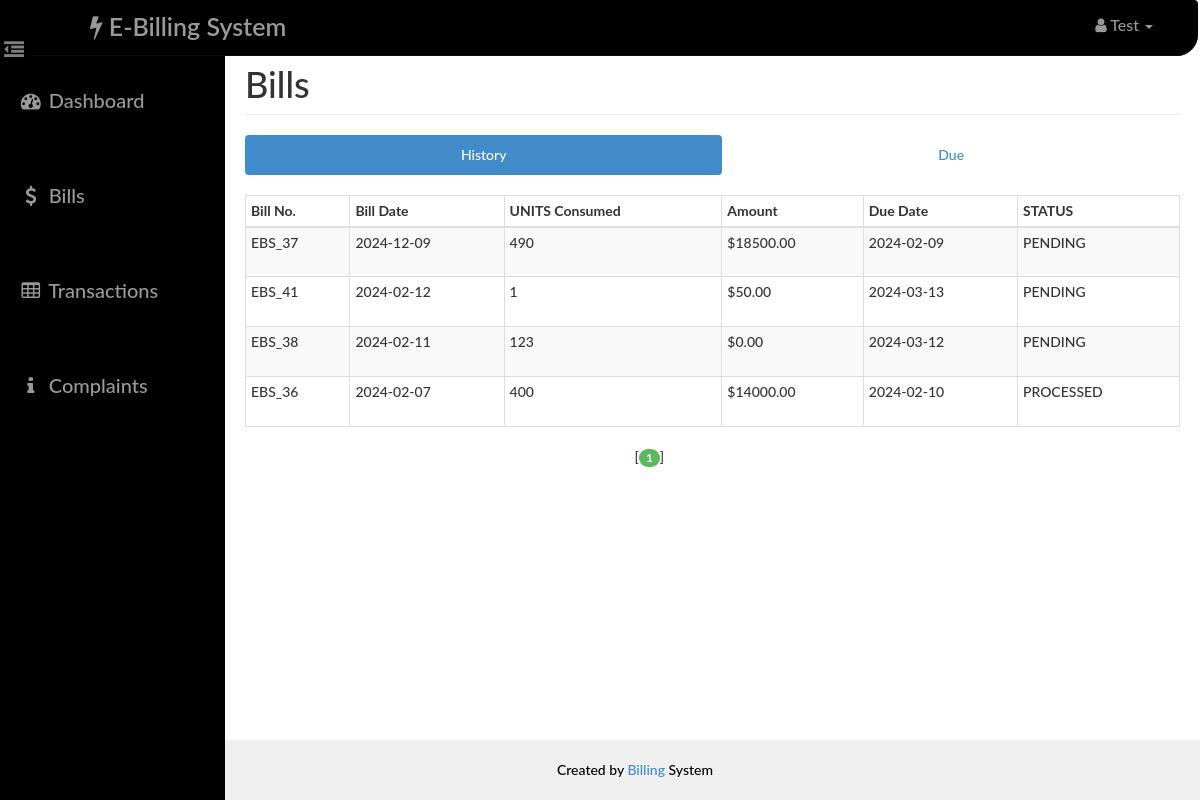
Page /user/bill.php (signed in) on the committed database.
### tables this page shows
CREATE TABLE `bill` (
  `id` int(14) NOT NULL AUTO_INCREMENT,
  `aid` int(14) NOT NULL,
  `uid` int(14) NOT NULL,
  `units` int(10) NOT NULL,
  `amount` decimal(10,2) NOT NULL,
  `status` varchar(10) NOT NULL,
  `bdate` date NOT NULL,
  `ddate` date NOT NULL,
  PRIMARY KEY (`id`),
  KEY `aid` (`aid`),
  KEY `uid` (`uid`),
  CONSTRAINT `bill_ibfk_1` FOREIGN KEY (`aid`) REFERENCES `admin` (`id`) ON DELETE CASCADE ON UPDATE CASCADE,
  CONSTRAINT `bill_ibfk_2` FOREIGN KEY (`uid`) REFERENCES `user` (`id`) ON DELETE CASCADE ON UPDATE CASCADE
);

### user/paging1.php (called while the page is built, shortened)
<?php
    $rowsperpage = 5;
    if (isset($_GET['currentpage']) && is_numeric($_GET['currentpage'])) {
       $currentpage = (int) $_GET['currentpage'];
    } else {
       $currentpage = 1;
    }
    $offset = ($currentpage - 1) * $rowsperpage;
 ?>

### Includes/user.php (called while the page is built, shortened)
<?php
    function retrieve_bills_history($id,$offset, $rowsperpage) {
        global $con;
        $query = "SELECT * FROM bill where uid={$id} ";
        $query .= "ORDER BY bdate DESC ";
        $query .= "LIMIT {$offset}, {$rowsperpage} ";
        $result = mysqli_query($con,$query);
        return $result;
    }
    function retrieve_bills_due($id,$offset, $rowsperpage) {
        global $con;
        $query  = "SELECT bill.bdate AS bdate, bill.units AS units, bill.ddate AS ddate, transaction.payable AS payable, ";
        $query .= " bill.amount AS amount ,transaction.payable-bill.amount AS dues , bill.id AS id ";
        $query .= "FROM bill , transaction ";
        $query .= "WHERE transaction.bid=bill.id AND bill.uid={$id} AND bill.status='PENDING' ";
        $query .= "ORDER BY bill.ddate desc ";
        $query .= "LIMIT {$offset}, {$rowsperpage} ";
        $result = mysqli_query($con,$query);
        return $result;
    }
 ?>

### user/bill.php (the view, shortened to what this page needs)
<?php
    require_once('head_html.php');
    require_once('../Includes/session.php');
    require_once('../Includes/user.php');
?>
<body>
    <div id="wrapper">
        <?php
            require_once("nav.php");
            require_once("sidebar.php");
        ?>
        <div id="page-content-wrapper">
            <div class="container-fluid">
                <div class="row">
                    <div class="col-lg-12">
                        <h1 class="page-header">
                            Bills
                        </h1>
                        <ul class="nav nav-pills nav-justified">
                            <li class="active"><a href="#history" data-toggle="pill">History</a>
                            </li>
                            <li class=""><a href="#due" data-toggle="pill">Due</a>
                            </li>
                        </ul>
                        <div class="tab-content">
                            <div class="tab-pane fade in active" id="history">
                                <div class="table-responsive">
                                    <table class="table table-hover table-striped table-bordered table-condensed">
                                        <thead>
                                            <tr>
                                                <th>Bill No.</th>
                                                <th>Bill Date</th>
                                                <th>UNITS Consumed</th>
                                                <th>Amount</th>
                                                <th>Due Date</th>
                                                <th>STATUS</th>
                                            </tr>
                                        </thead>
                                        <tbody>
                                            <?php
                                            include("paging1.php");
                                            $result = retrieve_bills_history($_SESSION['uid'],$offset, $rowsperpage);
                                            while($row = mysqli_fetch_assoc($result)){
                                            ?>
                                                <tr>
                                                    <td height="50"><?php echo 'EBS_'.$row['id'] ?></td>
                                                    <td height="50"><?php echo $row['bdate'] ?></td>
                                                    <td><?php echo $row['units'] ?></td>
                                                    <td><?php echo '$'.$row['amount'] ?></td>
                                                    <td><?php echo $row['ddate'] ?></td>
                                                    <td><?php echo $row['status'] ?></td>
                                                </tr>
                                            <?php  } ?>
                                        </tbody>
                                    </table>
                                    <?php include("paging2.php");  ?>
                                </div>
                            </div>
                            <div class="tab-pane fade" id="due">
                                <div class="table-responsive">
                                            <?php
                                            include("paging1.php");
                                            $result = retrieve_bills_due($_SESSION['uid'],$offset, $rowsperpage);
                                            while($row = mysqli_fetch_assoc($result)){
                                            ?>
                                                                </div>
                                                            </div>
                                                        </div>
                                                    </div>
                                            <?php
                                            }
                                            ?>
                                <?php include("paging2.php");  ?>
    <?php
    require_once("footer.php");
    ?>
</body>
</html>

### assets/css/dash_user.css (style rules this page uses)
body, html { width: 100%; height: 100%; }
body, h1, h2, h3, h4, h5, h6 { font-family: "Lato","Helvetica Neue",Helvetica,Arial,sans-serif; font-weight: 500; }
#wrapper { padding-left: 10px; padding-top: 5px; -webkit-transition: all 0.5s ease; -moz-transition: all 0.5s ease; -o-transition: all 0.5s ease; transition: all 0.5s ease; }
#page-content-wrapper { width: 100%; padding: 15px; min-height:580px; }
@media (min-width:768px) { #wrapper { padding-left: 225px; } }
@media (min-width:768px) { #page-content-wrapper { padding: 20px; } }
.table-responsive { padding-top: 20px; padding-bottom: 20px; }

### rows in the picture
bill: id "37", bdate "2024-12-09", units "490", amount "18500.00", ddate "2024-02-09", status "PENDING"
bill: id "41", bdate "2024-02-12", units "1", amount "50.00", ddate "2024-03-13", status "PENDING"
bill: id "38", bdate "2024-02-11", units "123", amount "0.00", ddate "2024-03-12", status "PENDING"
bill: id "36", bdate "2024-02-07", units "400", amount "14000.00", ddate "2024-02-10", status "PROCESSED"

### other values in the picture
$user "Test"
